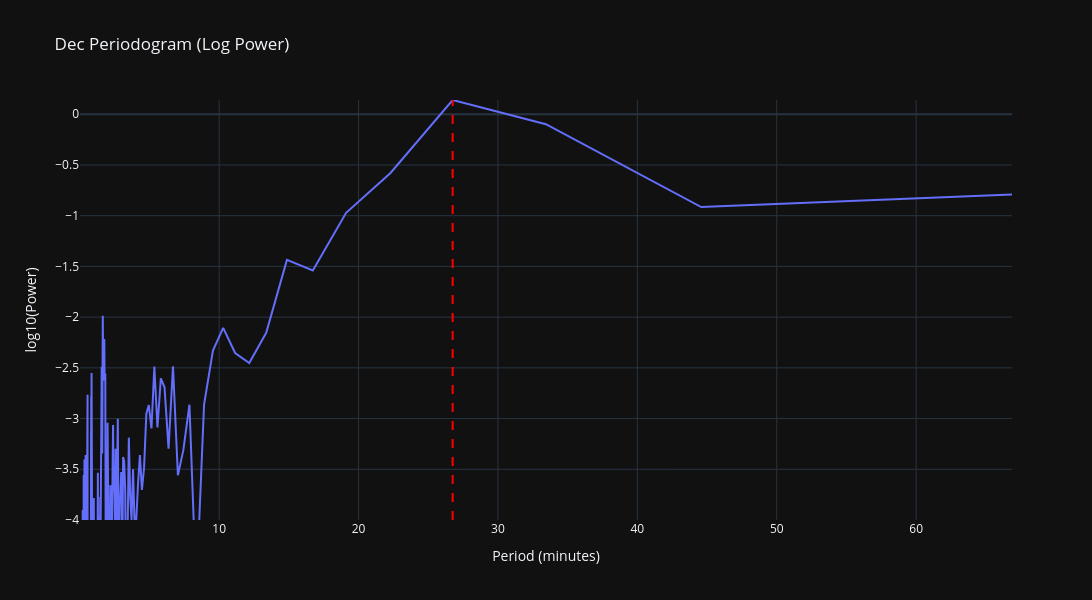

Notebook source saved alongside this figure:
### Code cell
periods_min = 1 / freqs / 60
log_power = np.log10(power)
max_y = np.max(log_power)
fig = go.Figure()

fig.add_trace(go.Scatter(
    x=periods_min,
    y=log_power,
    mode='lines',
    name='log10(Power)'
))

fig.add_vline(x=worm_period_sec/60, line_dash="dash", line_color="red")

fig.update_layout(
    title="Dec Periodogram (Log Power)",
    xaxis_title="Period (minutes)",
    yaxis_title="log10(Power)", 
    height=600, width=1200, template="plotly_dark",
)
max_y
fig.update_yaxes(range=[ -4, max_y])

fig.show()

### Figure 1 — Plotly figure (JSON) as saved in the notebook; plotly's stock layout.template omitted (floating-point values rounded to 4 significant figures; data arrays with more than 128 entries replaced by an {"elided": "..."} marker saying what was removed)
{"data": [{"mode": "lines", "name": "log10(Power)", "type": "scatter", "x": {"elided": "7851 float values"}, "y": {"elided": "7851 float values"}}], "layout": {"height": 600, "shapes": [{"line": {"color": "red", "dash": "dash"}, "type": "line", "x0": 26.75, "x1": 26.75, "xref": "x", "y0": 0, "y1": 1, "yref": "y domain"}], "title": {"text": "Dec Periodogram (Log Power)"}, "width": 1200, "xaxis": {"title": {"text": "Period (minutes)"}}, "yaxis": {"range": [-4, 0.1407], "title": {"text": "log10(Power)"}}}}
